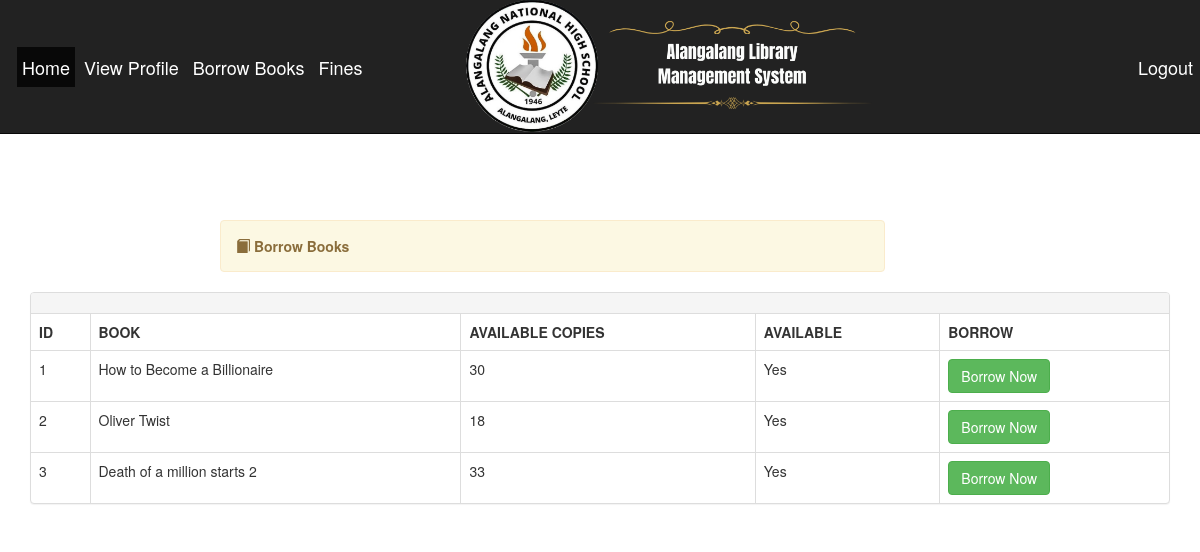
Before: /borrow-student.php with the older database file.
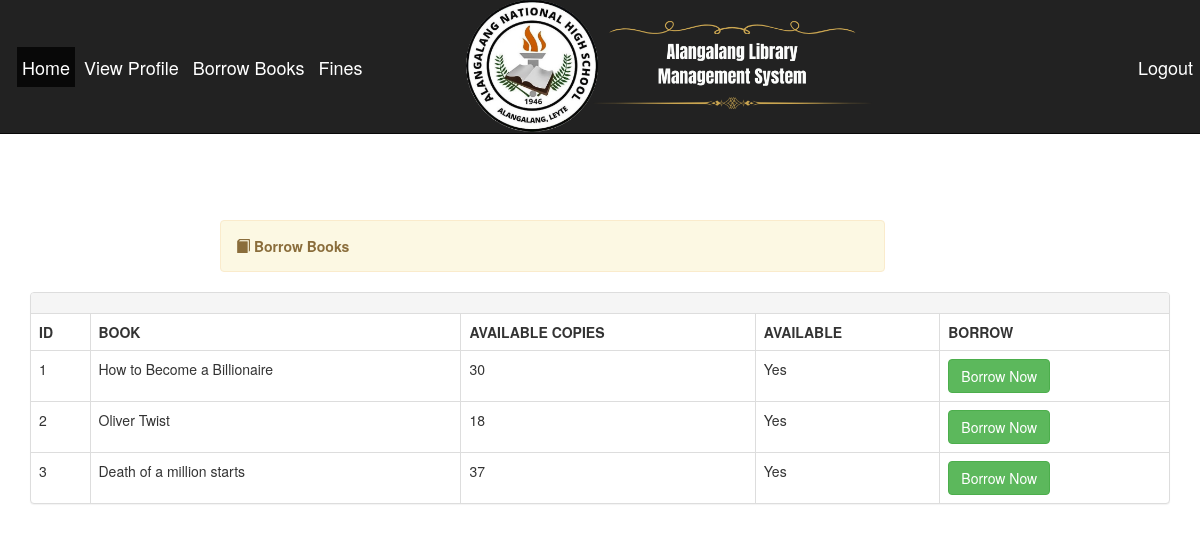
After: the same page with the newer database file.
### tables this page shows
CREATE TABLE `books` (
  `bookId` int(11) NOT NULL,
  `bookTitle` varchar(150) NOT NULL,
  `author` varchar(60) NOT NULL,
  `ISBN` varchar(30) NOT NULL,
  `bookCopies` varchar(10) NOT NULL,
  `publisherName` varchar(60) NOT NULL,
  `available` varchar(10) NOT NULL,
  `categories` varchar(30) NOT NULL,
  `callNumber` varchar(30) NOT NULL
);

### borrow-student.php (the view, shortened to what this page needs)
<?php
include "includes/header.php";
?>
<div class="container">
	<?php include "includes/nav2.php"; ?>
	<div class="alert alert-warning col-lg-7 col-md-12 col-sm-12 col-xs-12 col-lg-offset-2 col-md-offset-0 col-sm-offset-1 col-xs-offset-0" style="margin-top:70px">
		<span class="glyphicon glyphicon-book"></span>
		<strong>Borrow Books</strong>
	</div>
</div>
<div class="container">
	<div class="panel panel-default">
		<div class="panel-heading">
		</div>
		<table class="table table-bordered">
			<thead>
				<tr>
					<th>ID</th>
					<th>BOOK</th>
					<th>AVAILABLE COPIES</th>
					<th>AVAILABLE</th>
					<th>BORROW</th>
				</tr>
			</thead>
			<tbody>
				<?php
				$sql = "SELECT * FROM books";
				$query = mysqli_query($conn, $sql);
				$counter = 1;
				while ($row = mysqli_fetch_array($query)) {
					?>
						<tr>
							<td><?php echo $counter++; ?></td>
							<td><?php echo $row['bookTitle']; ?></td>
							<td><?php echo $row['bookCopies']; ?></td>
							<td><?php echo $row['bookCopies'] > 0 ? 'Yes' : 'No'; ?></td>
							<td>
								<?php if($row['bookCopies'] > 0) { ?>
									<a href="lend-student.php?bid=<?php echo $row['bookId'] ?>" class="btn btn-success">Borrow Now</a>
								<?php } else { ?>
									<span class="btn btn-default" disabled>Borrow Now</span>
								<?php } ?>
							</td>
						</tr>
					<?php } ?>
			</tbody>
		</table>
	</div>
</div>
</body>
</html>

Changed rows visible on the page:
changed books: bookTitle "Death of a million starts 2" → "Death of a million starts"; bookCopies "33" → "37"
